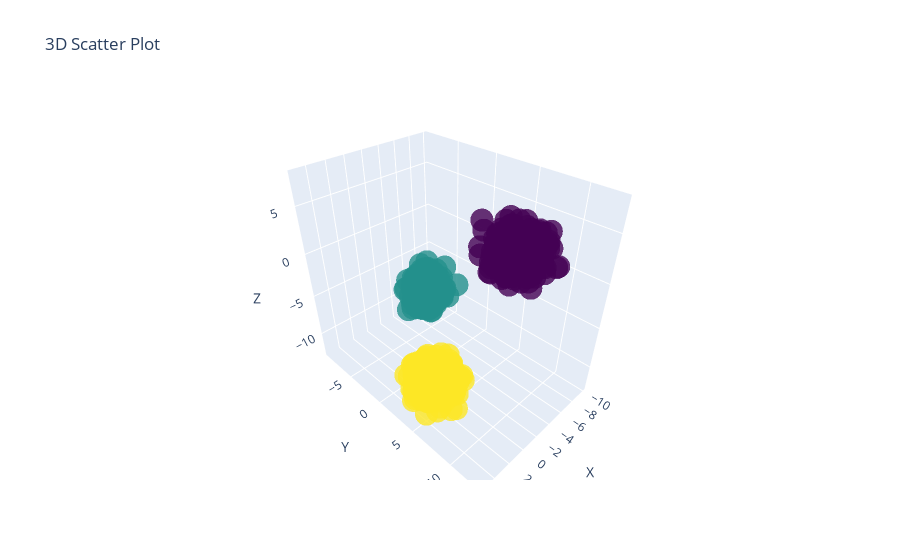

Here is the notebook cell this chart was saved with:
### Code cell
# Создание графика
fig = go.Figure(data=[go.Scatter3d(
    x=df_1["F0"],
    y=df_1["F1"],
    z=df_1["F2"],
    mode='markers',
    marker=dict(
        size=8,
        color=df_1["LABEL"],  # Цвет зависит от значения z
        colorscale='Viridis',
        opacity=0.8
    )
)])

# Настройки макета
fig.update_layout(
    title='3D Scatter Plot',
    scene=dict(
        xaxis_title='X',
        yaxis_title='Y',
        zaxis_title='Z'
    )
)

fig.show()

### Figure 1 — Plotly figure (JSON) as saved in the notebook; plotly's stock layout.template omitted (floating-point values rounded to 4 significant figures; data arrays with more than 128 entries replaced by an {"elided": "..."} marker saying what was removed)
{"data": [{"marker": {"color": {"elided": "1000 int values"}, "colorscale": [[0, "#440154"], [0.1111, "#482878"], [0.2222, "#3e4989"], [0.3333, "#31688e"], [0.4444, "#26828e"], [0.5556, "#1f9e89"], [0.6667, "#35b779"], [0.7778, "#6ece58"], [0.8889, "#b5de2b"], [1, "#fde725"]], "opacity": 0.8, "size": 8}, "mode": "markers", "type": "scatter3d", "x": {"elided": "1000 float values"}, "y": {"elided": "1000 float values"}, "z": {"elided": "1000 float values"}}], "layout": {"scene": {"xaxis": {"title": {"text": "X"}}, "yaxis": {"title": {"text": "Y"}}, "zaxis": {"title": {"text": "Z"}}}, "title": {"text": "3D Scatter Plot"}}}
